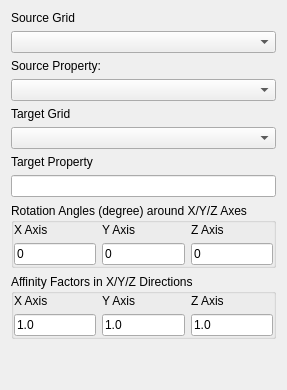
<?xml version="1.0" encoding="UTF-8"?>
<ui version="4.0">
 <class>ImageProcess</class>
 <widget class="QWidget" name="ImageProcess">
  <property name="geometry">
   <rect>
    <x>0</x>
    <y>0</y>
    <width>255</width>
    <height>390</height>
   </rect>
  </property>
  <property name="windowTitle">
   <string>ImageProcess Parameters</string>
  </property>
  <property name="AlgorithmCategory" stdset="0">
   <string>Utilities</string>
  </property>
  <property name="AlgorithmDescription" stdset="0">
   <string>Image manipulation</string>
  </property>
  <layout class="QVBoxLayout" name="verticalLayout">
   <item>
    <widget class="QLabel" name="TextLabel1">
     <property name="text">
      <string>Source Grid</string>
     </property>
     <property name="wordWrap">
      <bool>false</bool>
     </property>
    </widget>
   </item>
   <item>
    <widget class="GridSelectorBasic" name="Source_Grid"/>
   </item>
   <item>
    <widget class="QLabel" name="TextLabel2">
     <property name="text">
      <string>Source Property:</string>
     </property>
     <property name="wordWrap">
      <bool>false</bool>
     </property>
    </widget>
   </item>
   <item>
    <widget class="SinglePropertySelector" name="Source_Property"/>
   </item>
   <item>
    <widget class="QLabel" name="textLabel2">
     <property name="text">
      <string>Target Grid</string>
     </property>
     <property name="wordWrap">
      <bool>false</bool>
     </property>
    </widget>
   </item>
   <item>
    <widget class="GridSelectorBasic" name="Target_Grid"/>
   </item>
   <item>
    <widget class="QLabel" name="textLabel3">
     <property name="text">
      <string>Target Property</string>
     </property>
     <property name="wordWrap">
      <bool>false</bool>
     </property>
    </widget>
   </item>
   <item>
    <widget class="QLineEdit" name="Target_Property"/>
   </item>
   <item>
    <widget class="QGroupBox" name="buttonGroup1">
     <property name="title">
      <string>Rotation Angles (degree) around X/Y/Z Axes</string>
     </property>
     <layout class="QGridLayout">
      <property name="margin">
       <number>0</number>
      </property>
      <item row="0" column="0">
       <layout class="QGridLayout">
        <property name="margin">
         <number>0</number>
        </property>
        <item row="0" column="0">
         <widget class="QLabel" name="textLabel2_2">
          <property name="text">
           <string>X Axis</string>
          </property>
          <property name="wordWrap">
           <bool>false</bool>
          </property>
         </widget>
        </item>
        <item row="1" column="2">
         <widget class="QLineEdit" name="Angle2">
          <property name="text">
           <string>0</string>
          </property>
         </widget>
        </item>
        <item row="1" column="1">
         <widget class="QLineEdit" name="Angle1">
          <property name="text">
           <string>0</string>
          </property>
         </widget>
        </item>
        <item row="1" column="0">
         <widget class="QLineEdit" name="Angle0">
          <property name="text">
           <string>0</string>
          </property>
         </widget>
        </item>
        <item row="0" column="1">
         <widget class="QLabel" name="textLabel2_2_3">
          <property name="text">
           <string>Y Axis</string>
          </property>
          <property name="wordWrap">
           <bool>false</bool>
          </property>
         </widget>
        </item>
        <item row="0" column="2">
         <widget class="QLabel" name="textLabel2_2_2">
          <property name="text">
           <string>Z Axis</string>
          </property>
          <property name="wordWrap">
           <bool>false</bool>
          </property>
         </widget>
        </item>
       </layout>
      </item>
     </layout>
    </widget>
   </item>
   <item>
    <widget class="QGroupBox" name="buttonGroup2">
     <property name="title">
      <string>Affinity Factors in X/Y/Z Directions</string>
     </property>
     <layout class="QGridLayout">
      <property name="margin">
       <number>0</number>
      </property>
      <item row="0" column="0">
       <layout class="QGridLayout">
        <property name="margin">
         <number>0</number>
        </property>
        <item row="0" column="0">
         <widget class="QLabel" name="textLabel2_2_4">
          <property name="text">
           <string>X Axis</string>
          </property>
          <property name="wordWrap">
           <bool>false</bool>
          </property>
         </widget>
        </item>
        <item row="1" column="0">
         <widget class="QLineEdit" name="Factor0">
          <property name="text">
           <string>1.0</string>
          </property>
         </widget>
        </item>
        <item row="1" column="2">
         <widget class="QLineEdit" name="Factor2">
          <property name="text">
           <string>1.0</string>
          </property>
         </widget>
        </item>
        <item row="0" column="2">
         <widget class="QLabel" name="textLabel2_2_2_2">
          <property name="text">
           <string>Z Axis</string>
          </property>
          <property name="wordWrap">
           <bool>false</bool>
          </property>
         </widget>
        </item>
        <item row="0" column="1">
         <widget class="QLabel" name="textLabel2_2_3_2">
          <property name="text">
           <string>Y Axis</string>
          </property>
          <property name="wordWrap">
           <bool>false</bool>
          </property>
         </widget>
        </item>
        <item row="1" column="1">
         <widget class="QLineEdit" name="Factor1">
          <property name="text">
           <string>1.0</string>
          </property>
         </widget>
        </item>
       </layout>
      </item>
     </layout>
    </widget>
   </item>
   <item>
    <spacer name="spacer3">
     <property name="orientation">
      <enum>Qt::Vertical</enum>
     </property>
     <property name="sizeType">
      <enum>QSizePolicy::Expanding</enum>
     </property>
     <property name="sizeHint" stdset="0">
      <size>
       <width>20</width>
       <height>40</height>
      </size>
     </property>
    </spacer>
   </item>
  </layout>
 </widget>
 <layoutdefault spacing="6" margin="11"/>
 <pixmapfunction>qPixmapFromMimeSource</pixmapfunction>
 <customwidgets>
  <customwidget>
   <class>GridSelectorBasic</class>
   <extends>QComboBox</extends>
   <header>GsTLAppli/extra/qtplugins/selectors.h</header>
  </customwidget>
  <customwidget>
   <class>SinglePropertySelector</class>
   <extends>QComboBox</extends>
   <header>GsTLAppli/extra/qtplugins/selectors.h</header>
  </customwidget>
 </customwidgets>
 <includes>
  <include location="local">gridselector.h</include>
  <include location="local">singlepropertyselector.h</include>
  <include location="local">gridselector.h</include>
 </includes>
 <resources/>
 <connections>
  <connection>
   <sender>Source_Grid</sender>
   <signal>activated(QString)</signal>
   <receiver>Source_Property</receiver>
   <slot>show_properties(QString)</slot>
   <hints>
    <hint type="sourcelabel">
     <x>50</x>
     <y>39</y>
    </hint>
    <hint type="destinationlabel">
     <x>45</x>
     <y>114</y>
    </hint>
   </hints>
  </connection>
 </connections>
</ui>
